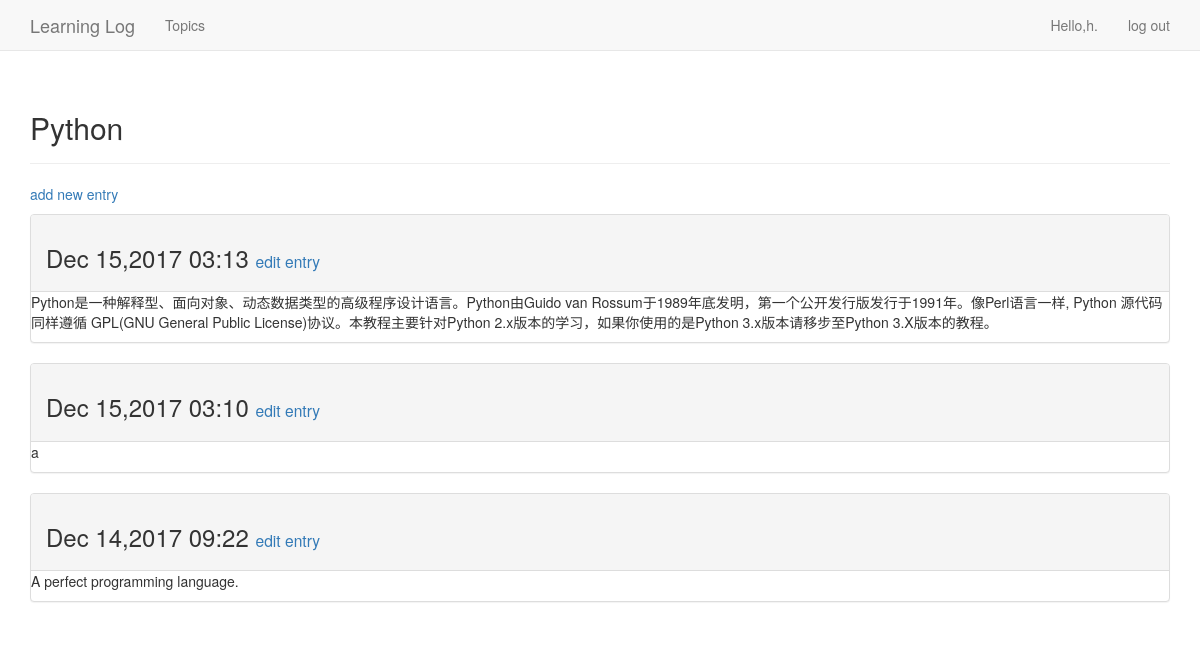
/topics/1/ (signed in), run on the app's committed database.
### learning_app/models.py (models this page shows, shortened)
class Topic(models.Model):
    text = models.CharField(max_length=200)
    date_added = models.DateTimeField(auto_now_add=True)
    owner = models.ForeignKey(User,on_delete=models.CASCADE)
    def __str__(self):
        return self.text

class Entry(models.Model):
    topic = models.ForeignKey(Topic,on_delete=models.CASCADE)
    text = models.TextField()
    print('到这里了')
    date_added = models.DateTimeField(auto_now_add=True)
    class Meta:
        verbose_name_plural = "entries"

### learning_app/views.py (the view)
# urls.py: url(r'^topics/(?P<topic_id>\d+)/$',views.topic,name='topic'),
@login_required
def topic(request,topic_id):
    topic = Topic.objects.get(id=topic_id)
    if topic.owner != request.user:
        raise Http404
    entries = topic.entry_set.order_by('-date_added')
    context = {'topic':topic,'entries':entries}
    return  render(request,'learning_app/topic.html',context)

### learning_app/templates/learning_app/topic.html
{% extends 'learning_app/base.html' %}
{% block header %}
    <h2>{{ topic }}</h2>
{% endblock header %}
{% block content %}
    <p>
        <a href="{% url 'learning_app:new_entry' topic.id %}">add new entry</a>
    </p>
    {% for entry in entries %}
        <div class="panel panel-default">
            <div class="panel-heading">
                <h3>
                    {{ entry.date_added|date:'M d,Y H:i' }}
                    <small>
                        <a href="{% url 'learning_app:edit_entry' entry.id %}">edit entry</a>
                    </small>
                </h3>
            </div>
            <div class="pannel-body">
                {{  entry.text|linebreaks }}
            </div>
        </div>
    {% empty %}
        There are no entries for this yet.
    {% endfor %}
{% endblock content %}

### learning_app/templates/learning_app/base.html (shortened to what this page needs)
{% load bootstrap3 %}
<!DOCTYPE html>
<html lang="en">
    <head>
         {% bootstrap_css %}
    </head>
    <body>
      <nav class="navbar navbar-default navbar-static-top">
          <div class="container">
              <div class="navbar-header">
                  <a class="navbar-brand" href="{% url 'learning_app:index' %}">Learning Log</a>
              </div>
              <div id="navbar" class="navbar-collapse collaspe">
                <ul class="nav navbar-nav">
                  <li><a href="{% url 'learning_app:topics' %}">Topics</a>  </li>
                </ul>
                <ul class="nav navbar-nav navbar-right">
                      {% if user.is_authenticated %}
                        <li><a>Hello,{{ user.username }}.</a></li>
                        <li><a href="{% url 'users_app:logout' %}">log out</a></li>
                      {% else %}
                        <li><a href="{% url 'users_app:register' %}">register</a></li>
                        <li><a href="{% url 'users_app:login' %}">log in</a></li>
                      {% endif %}
                </ul>
              </div>
          </div>
      </nav>
      <div class="container">
          <div class="page-header">
              {% block header %} {% endblock header %}
          </div>
          <div>
              {% block content %} {% endblock content %}
          </div>
      </div>
    </body>
</html>

### data on the page
Topic: text "Python"
Entry: date_added "Dec 15,2017 03:13", text "Python是一种解释型、面向对象、动态数据类型的高级程序设计语言。Python由Guido van Rossum于1989年底发明，第一个公开发行版发行于1991年。像Perl语言一样, Python 源代码同样遵循 GPL(GNU General Public License)协议。本教程主要针对Python 2.x版本的学习，如果你使用的是Python 3.x版本请移步至Python 3.X版本的教程。"
Entry: date_added "Dec 15,2017 03:10", text "a"
Entry: date_added "Dec 14,2017 09:22", text "A perfect programming language."

### other printed values
{{ user.username }} "h"
